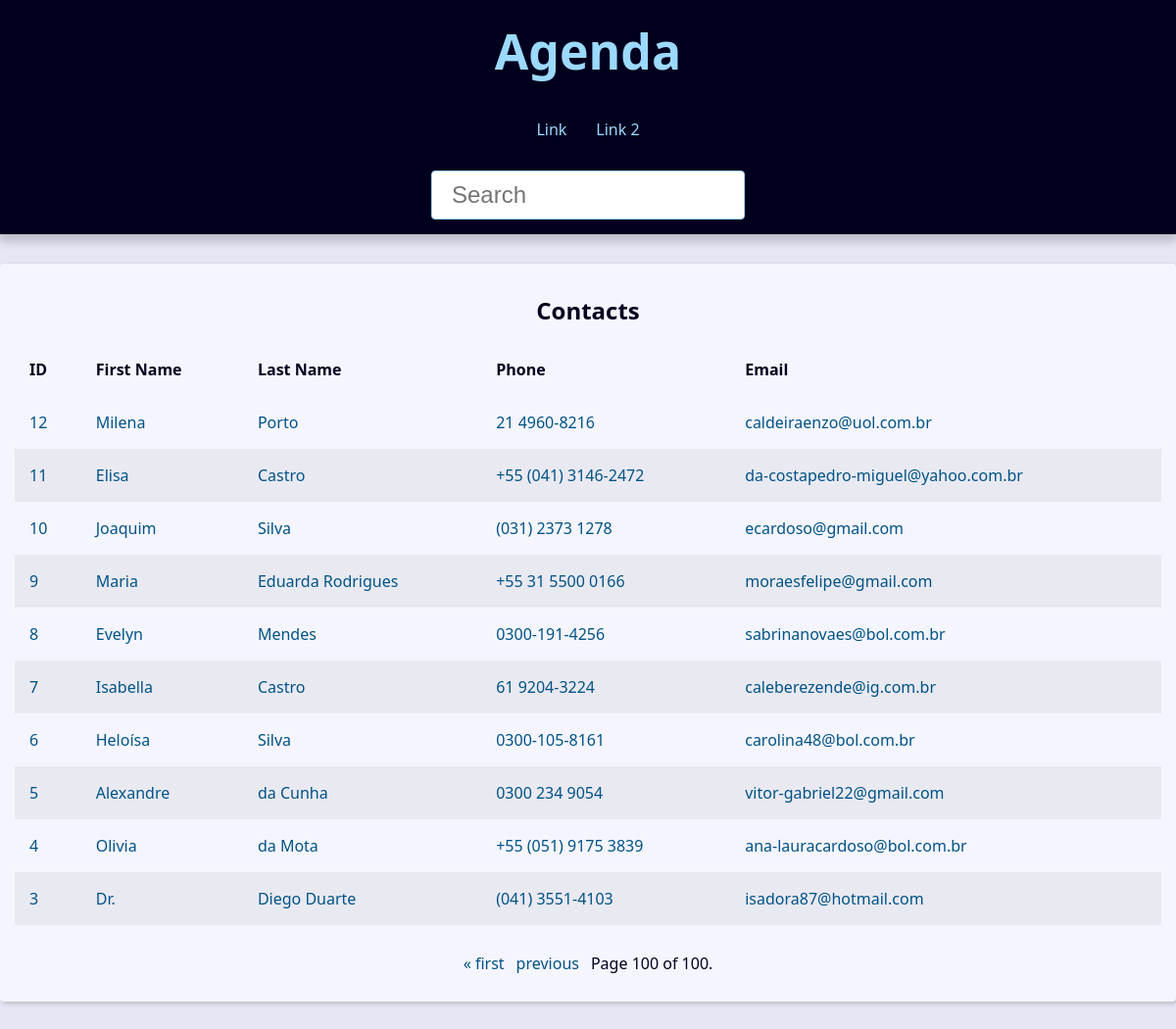
Page /?page=100&q= on the committed database.
### contact/models.py (models this page shows, shortened)
class Contact(models.Model):
    first_name = models.CharField(max_length= 50)
    last_name = models.CharField(max_length= 50)
    phone = models.CharField(max_length= 50)
    email = models.EmailField(max_length= 254, blank=True)
    created_date = models.DateTimeField(default=timezone.now)
    description = models.TextField()
    show = models.BooleanField(default=True)
    picture = models.ImageField(blank=True, upload_to= 'pictures/%Y/%m/')
    category = models.ForeignKey(Category, on_delete=models.SET_NULL, blank=True, null=True)
    owner = models.ForeignKey(
        User,
        on_delete=models.SET_NULL,
        blank=True, null=True
    )

### contact/views/contact_views.py (the view)
# urls.py: path('', views.index, name='index'),
def index(request):
    contacts = Contact.objects \
        .filter(show=True)\
        .order_by('-id')
    paginator = Paginator(contacts, 10)
    page_number = request.GET.get("page")
    page_obj = paginator.get_page(page_number)
    context = {
        'page_obj': page_obj,
        'site_title': 'Contatos - '
    }
    return render(
        request,
        'contact/index.html',
        context
    )

### contact/templates/contact/index.html
{% extends 'global/base.html' %}
{% block content %}
{% if page_obj %}
<div class="responsive-table">
    <table class="contacts-table">
        <caption class="table-caption">
            Contacts
        </caption>
        <thead>
            <tr class="table-row table_row-header">
                <th class="table-header">ID</th>
                <th class="table-header">First Name</th>
                <th class="table-header">Last Name</th>
                <th class="table-header">Phone</th>
                <th class="table-header">Email</th>
            </tr>
        </thead>
        <tbody>
            {% for contact in page_obj %}
                <tr class="table-row">
                    <td class="table-cel">
                        <a class="table-link" href="{% url 'contact:contact' contact.id %}">
                            {{ contact.id }}
                        </a>
                    </td>
                    <td class="table-cel">
                        <a class="table-link" href="#">
                            {{ contact.first_name }}
                        </a>
                    </td>
                    <td class="table-cel">
                        <a class="table-link" href="#">
                            {{ contact.last_name }}
                        </a>
                    </td>
                    <td class="table-cel">
                        <a class="table-link" href="#">
                            {{ contact.phone }}
                        </a>
                    </td>
                    <td class="table-cel">
                        <a class="table-link" href="#">
                            {{ contact.email }}
                        </a>
                    </td>
                </tr>
            {% endfor %}
        </tbody>
    </table>
</div>
{% else %}
<div class="single-contact">
    <h1 class="single-contact-name">
        Nenhum contato encontrado!
    </h1>
</div>
{% endif %}
{% endblock content %}

### base_static/global/css/style.css (style rules this page uses)
:root { --spacing: 1.5rem; --link-dark-color: rgb(0, 83, 134); --link-light-color: rgb(156, 217, 255); --clr-white: rgb(245, 245, 255); --clr-black: rgb(0, 0, 30); --clr-light-gray: rgb(230, 230, 245); --clr-dark-shadow-5: rgba(0, 0, 10, 5%); --clr-dark-shadow-10: rgba(0, 0, 10, 10%); --clr-dark-shadow-20: rgba(0, 0, 10, 20%); --clr-light-shadow-5: rgba(200, 200, 255, 5%); --clr-light-shadow-10: rgba(200, 200, 255, 10%); --clr-light-shadow-20: rgba(200, 200, 255, 20%); --main-page-width: 120rem; --table-min-width: 60rem; --biggest-font-size: 5rem; --bigger-font-size: 4rem; --big-font-size: 3.2rem; --medium-font-size: 2.4rem; --small-font-size: 1.6rem; --smaller-font-size: 1.4rem; --smallest-font-size: 1.2rem; --transition-fast: 300ms; --transition-medium: 600ms; --transition-slow: 1s; --default-border-radius: 4px; }
*, *::before, *::after { margin: 0; padding: 0; box-sizing: border-box; }
html { font-size: 62.5%; }
body { font-family: system-ui, -apple-system, BlinkMacSystemFont, 'Segoe UI', Roboto, Oxygen, Ubuntu, Cantarell, 'Open Sans', 'Helvetica Neue', sans-serif; line-height: 1.5; font-size: var(--small-font-size); color: var(--clr-black); -webkit-font-smoothing: antialiased; background: var(--clr-light-gray); }
.responsive-table { width: 100%; overflow-x: auto; }
.contacts-table { width: 100%; min-width: var(--table-min-width); border-collapse: collapse; }
.table-caption { font-size: var(--medium-font-size); font-weight: bold; padding: var(--spacing); }
.table-row { text-align: left; text-overflow: ellipsis; transition: background-color var(--transition-fast) ease-in-out; }
.table-row:nth-of-type(2n) { background: var(--clr-dark-shadow-5); }
.table-cel, .table-header { padding: var(--spacing); }
.table-link { color: var(--link-dark-color); transition: color var(--transition-fast) ease-in-out; text-decoration: none; }

### rows in the picture
Contact: id "12", first_name "Milena", last_name "Porto", phone "21 4960-8216", email "caldeiraenzo@uol.com.br"
Contact: id "11", first_name "Elisa", last_name "Castro", phone "+55 (041) 3146-2472", email "da-costapedro-miguel@yahoo.com.br"
Contact: id "10", first_name "Joaquim", last_name "Silva", phone "(031) 2373 1278", email "ecardoso@gmail.com"
Contact: id "9", first_name "Maria", last_name "Eduarda Rodrigues", phone "+55 31 5500 0166", email "moraesfelipe@gmail.com"
Contact: id "8", first_name "Evelyn", last_name "Mendes", phone "0300-191-4256", email "sabrinanovaes@bol.com.br"
Contact: id "7", first_name "Isabella", last_name "Castro", phone "61 9204-3224", email "caleberezende@ig.com.br"
Contact: id "6", first_name "Heloísa", last_name "Silva", phone "0300-105-8161", email "carolina48@bol.com.br"
Contact: id "5", first_name "Alexandre", last_name "da Cunha", phone "0300 234 9054", email "vitor-gabriel22@gmail.com"
Contact: id "4", first_name "Olivia", last_name "da Mota", phone "+55 (051) 9175 3839", email "ana-lauracardoso@bol.com.br"
Contact: id "3", first_name "Dr.", last_name "Diego Duarte", phone "(041) 3551-4103", email "isadora87@hotmail.com"

### other values in the picture
{{ page_obj.number }} "100"
{{ page_obj.paginator.num_pages }} "100"
